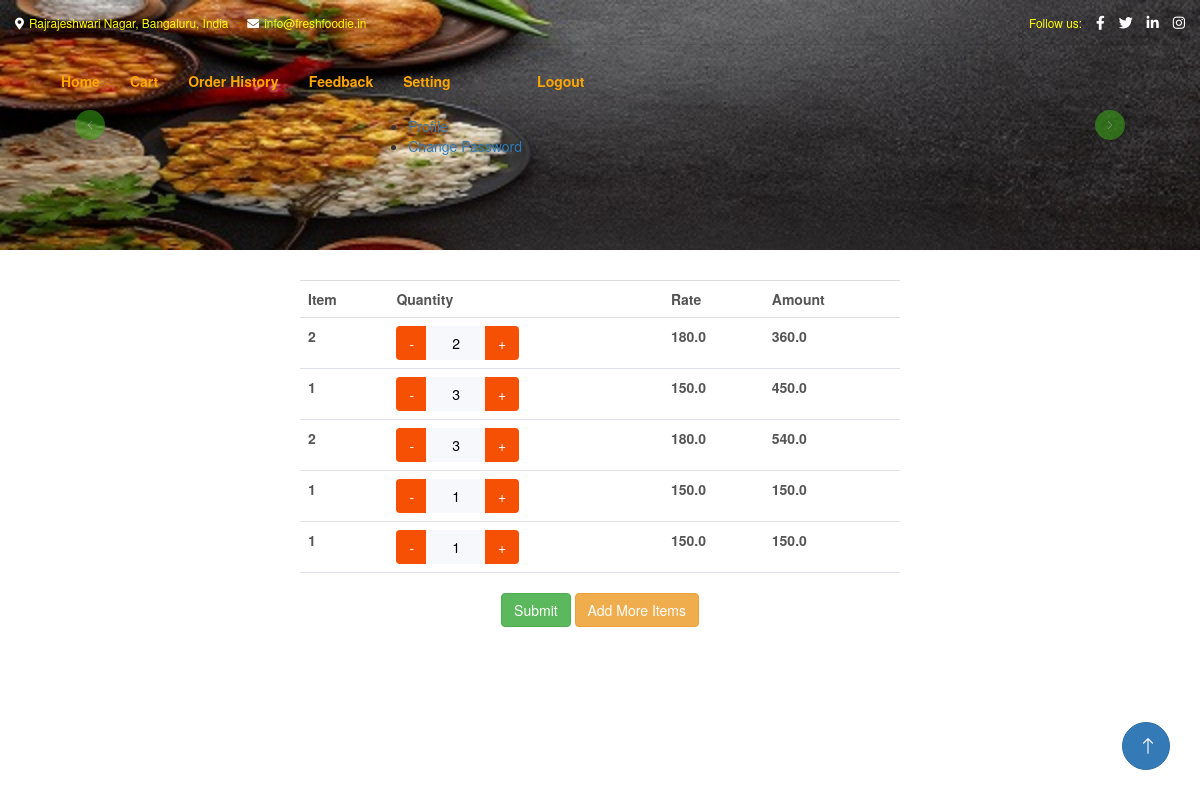
/ctcart, run on the app's committed database.
### HBAPP/models.py (models this page shows)
class itemorderdetails(models.Model):
    mobilenumber=models.CharField(max_length=200,default="")
    gstnumber=models.CharField(max_length=50,default="")
    itemid=models.IntegerField(default="")
    quantity=models.IntegerField(default=0)
    itemcost=models.FloatField(default=0)
    status=models.CharField(max_length=100,default="NEW_ORDER")
    canceldate=models.CharField(max_length=100,default="")
    created_on=models.CharField(max_length=100,default="")
    orderid=models.IntegerField(default=0)
    amount=models.FloatField(default=0)

### HBAPP/views.py (the view)
# urls.py: path('ctcart',views.Cart,name="ctcart"),
def Cart(request):
    msg=""
    data=""
    if itemorderdetails.objects.all().exists():
        data=itemorderdetails.objects.all()
    return render(request,"ctcart.html",{"data":data,"msg":msg})

### HBAPP/templates/ctcart.html (shortened to what this page needs)
<!DOCTYPE html>
<html>
<head>
	{% include "head.html"  %}
	  	<link rel="stylesheet" href="https://maxcdn.bootstrapcdn.com/bootstrap/3.4.1/css/bootstrap.min.css">
</head>
<body>{% include "ctmid.html"  %}
		<div class="responsive">
	<table class="table"  style="width: 50%;" align="center">
				<tr>
					<th>Item</th>
					<th>Quantity</th>
					<th>Rate</th>
					<th>Amount</th>
				</tr>
	{% for  i  in data %}
	<center>
		<tr>
			<td><b>{{i.itemid}}</b></td>
			<td><b>
					  <div  class="input-group">
							    <input  type="button"  name="btnsub" value="-" onclick="counter(-1)" class="btn btn-secondary"/>
							    <input readonly type="number" id="txtcount"  name="qty" value="{{i.quantity}}" min="0" max="50" class="btn btn-light"/>
							    <input type="button"  name="btnadd" value="+" onclick="counter(1)" class="btn btn-secondary"/>
								</div>
			</b></td>
			<td><b>{{i.itemcost}}</b></td>
			<td><b>{{i.amount}}</b></td>
		</tr>
			     {%endfor%}
		</center>
		</table>
		<form action="/ctcart"  name="frmorder" method="POST">
			     <center>
			     	<input type="submit" name="Submit Order" class="btn btn-success">
<a href="/cthome"><button type="button" class="btn btn-warning">Add More Items</button></a>
			     </center>
		</form>
{% include "last.html"  %}
</body>
</html>

### HBAPP/static/css/style.css (style rules this page uses)
:root { --primary: #3CB815; --secondary: #F65005; --light: #F7F8FC; --dark: #111111; }
.btn { font-weight: 500; transition: .5s; }
.btn.btn-primary, .btn.btn-secondary, .btn.btn-outline-primary:hover, .btn.btn-outline-secondary:hover { color: #FFFFFF; }

### HBAPP/templates/head.html (style rules this page uses)
html, body { height: 100%; }
input[type=number] { -moz-appearance: textfield; }

### data on the page
itemorderdetails: itemid "2", qty "2", itemcost "180.0", amount "360.0"
itemorderdetails: itemid "1", qty "3", itemcost "150.0", amount "450.0"
itemorderdetails: itemid "2", qty "3", itemcost "180.0", amount "540.0"
itemorderdetails: itemid "1", qty "1", itemcost "150.0", amount "150.0"
itemorderdetails: itemid "1", qty "1", itemcost "150.0", amount "150.0"
